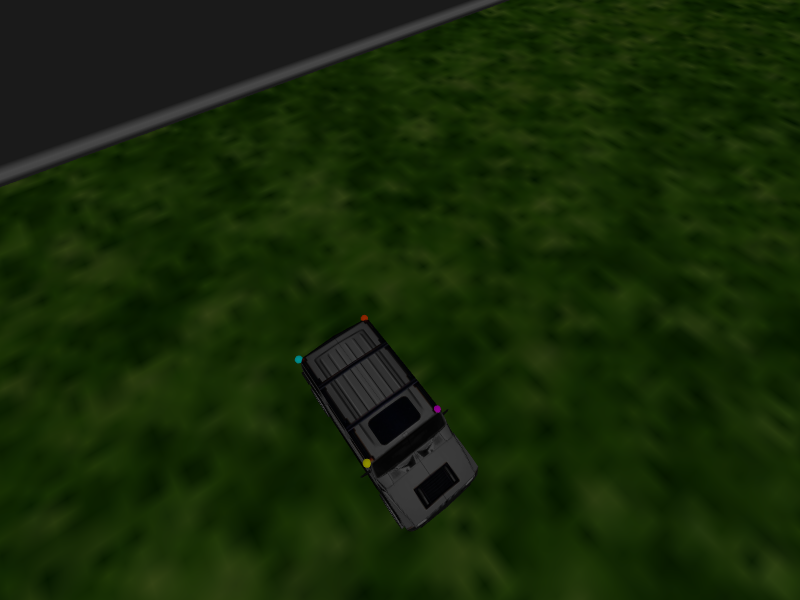
#> input picture images/image_0.png, 800 x 600 px; its folder holds only this picture in this run
$ python image_transformation.py
#> lines starting #> are read from the running program, lines starting #| are printed output that depends on the picture; after the words box and inside, x2 and y2 are one past the last pixel; in counts of white or black regions, pixels touching at a corner belong together
import cv2
import numpy as np
#pip install pillow if you don't have it
import os
import yolov11

#There is a problem with the yellow door showing up as a yellow point, might need to change the yellow color to orange


# Load the image
def patch_overlay(image_path, patch_path):
#> called with image_path = 'images/image_0.png', patch_path = 'patch.jpg'
    image = cv2.imread(image_path)
#> image is the input picture: shape (600, 800, 3); mean B, G, R 8.1, 40.3, 22.6
    hsv_image = cv2.cvtColor(image, cv2.COLOR_BGR2HSV)
#> hsv_image: shape (600, 800, 3); mean H, S, V 41.3, 199.5, 40.3

    # Define color ranges for each sphere
    # Magenta color range for top-left corner
    lower_magenta = np.array([140, 50, 50])
    upper_magenta = np.array([160, 255, 255])

    # Yellow color range for top-right corner
    lower_yellow = np.array([20, 100, 100])
    upper_yellow = np.array([30, 255, 255])

    # Cyan color range for bottom-right corner
    lower_cyan = np.array([80, 100, 100])
    upper_cyan = np.array([100, 255, 255])

    # Red color range for bottom-left corner (two ranges for red due to HSV wrap-around)
    lower_red1 = np.array([0, 100, 100])
    upper_red1 = np.array([10, 255, 255])
    lower_red2 = np.array([170, 100, 100])
    upper_red2 = np.array([180, 255, 255])

    #Create list for points

    points = []

    # Function to detect and mark points based on color range
    def detect_color_points(hsv_image, lower_range, upper_range, image, color_name):
#> called with lower_range = array of shape (3,), upper_range = array of shape (3,), color_name = 'Magenta'
        mask = cv2.inRange(hsv_image, lower_range, upper_range)
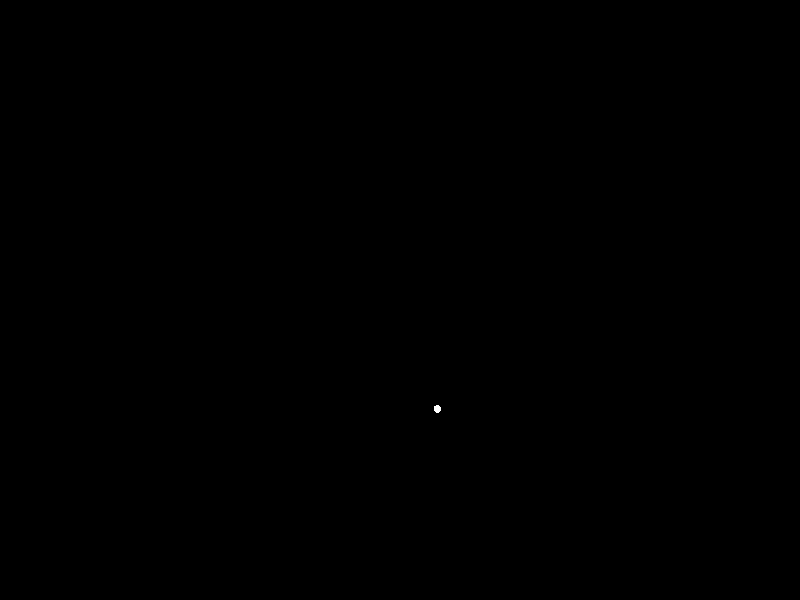
#> mask: shape (600, 800); 0.01% white; 1 white region
        contours, _ = cv2.findContours(mask, cv2.RETR_EXTERNAL, cv2.CHAIN_APPROX_SIMPLE)
#> contours = 1 contour; box (x1, y1, x2, y2) and area: (434, 405, 441, 413) 34
        for contour in contours:
            x, y, w, h = cv2.boundingRect(contour)
            center_x = x + w // 2
            center_y = y + h // 2
            print(f"{color_name} point detected at: ({center_x}, {center_y})")
            points.append((center_x, center_y))
#> this loop made 1 pass
#> (x, y, w, h, center_x, center_y) on pass 1: (434, 405, 7, 8, 437, 409)
#| Magenta point detected at: (437, 409)
#> after the loop, points = [(437, 409)]
            #cv2.circle(image, (center_x, center_y), 5, (0, 255, 0), -1)

    # Detect each color
    detect_color_points(hsv_image, lower_magenta, upper_magenta, image, "Magenta")
    detect_color_points(hsv_image, lower_yellow, upper_yellow, image, "Yellow")
#> in detect_color_points (call 2), `mask = cv2.inRange(hsv_image, lower_range, upper_range)`: mask: shape (600, 800); 0.01% white; 1 white region
#> in detect_color_points (call 2), `contours, _ = cv2.findContours(mask, cv2.RETR_EXTERNAL, cv2.CHAIN_APPR..`: contours = 1 contour; box (x1, y1, x2, y2) and area: (363, 459, 371, 468) 44
#> the loop in detect_color_points (call 2), `for contour in contours:` made 1 pass
#> (x, y, w, h, center_x, center_y) on pass 1: (363, 459, 8, 9, 367, 463)
#| Yellow point detected at: (367, 463)
    detect_color_points(hsv_image, lower_cyan, upper_cyan, image, "Cyan")
#> in detect_color_points (call 3), `mask = cv2.inRange(hsv_image, lower_range, upper_range)`: mask: shape (600, 800); 0.01% white; 1 white region
#> in detect_color_points (call 3), `contours, _ = cv2.findContours(mask, cv2.RETR_EXTERNAL, cv2.CHAIN_APPR..`: contours = 1 contour; box (x1, y1, x2, y2) and area: (295, 356, 302, 363) 32
    detect_color_points(hsv_image, lower_red1, upper_red1, image, "Red")
#> in detect_color_points (call 4), `mask = cv2.inRange(hsv_image, lower_range, upper_range)`: mask: shape (600, 800); 0.01% white; 1 white region
#> in detect_color_points (call 4), `contours, _ = cv2.findContours(mask, cv2.RETR_EXTERNAL, cv2.CHAIN_APPR..`: contours = 1 contour; box (x1, y1, x2, y2) and area: (361, 315, 368, 321) 20

    print(points)
#| [(437, 409), (367, 463), (298, 359), (364, 318)]

    if len(points) == 4:
        #Load overlay image
        overlay_img = cv2.imread(patch_path) # Replace with path to overlay image
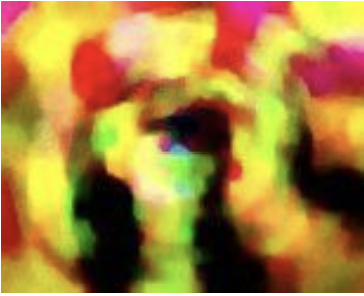
#> input picture patch.jpg, 364 x 296 px
#> overlay_img is the input picture: shape (296, 364, 3); mean B, G, R 60.3, 130.1, 166

        #Dimension of overlay image in original format
        src_pts = np.array([[0, 0], [overlay_img.shape[1], 0], [overlay_img.shape[1], overlay_img.shape[0]], [0, overlay_img.shape[0]]], dtype = np.float32)
#> src_pts = [[0, 0], [364, 0], [364, 296], [0, 296]]

        #Dimensions of points on base image that we want to transform the overlay image onto

        #Later on, we can adjust the points to be smaller than the size of the entire car roof for a more accurate representation of what we want to do.
        dst_pts = np.array(points, dtype=np.float32)
#> dst_pts = [[437, 409], [367, 463], [298, 359], [364, 318]]

        #Find the homography matrix between source and destination points
        H, _ = cv2.findHomography(src_pts, dst_pts)
#> H = [[-0.264, -0.08, 437], [0.0573, -0.162, 409], [-0.000197, 0.000458, 1]]

        #Using homography matrix, warps, the overlay image using the H matrix, based on the size of the base image
        warped_img = cv2.warpPerspective(overlay_img, H, (image.shape[1], image.shape[0]))


        #Here, we create a mask to overlay the image, and cut out the size of the overlay. Then we add the overlay on top and show it.
        gray_warped = cv2.cvtColor(warped_img, cv2.COLOR_BGR2GRAY)
        _, mask = cv2.threshold(gray_warped, 1, 255, cv2.THRESH_BINARY)
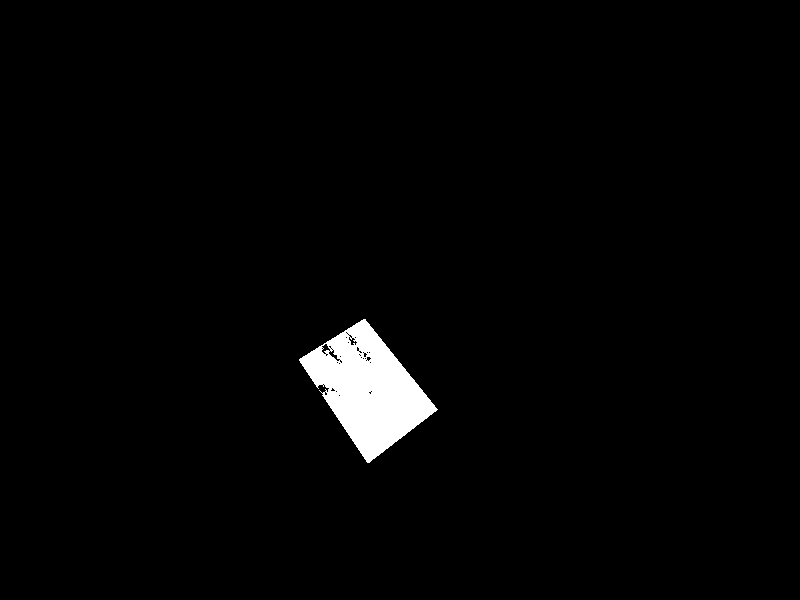
#> mask: shape (600, 800); 2% white; 1 white region, box (x1, y1, x2, y2) and area: (299, 319, 438, 463) 9818

        mask_inv = cv2.bitwise_not(mask)
        base_img_bg = cv2.bitwise_and(image, image, mask=mask_inv)
        final_img = cv2.add(base_img_bg, warped_img)

        print(H)
#| [[-2.64495847e-01 -8.00441807e-02  4.37000000e+02]
#|  [ 5.72804890e-02 -1.61905987e-01  4.09000000e+02]
#|  [-1.96697968e-04  4.57630332e-04  1.00000000e+00]]

        #Write homography matrix and pixels to a csv or other type of file

        cv2.imshow('Final Image', final_img)
        cv2.waitKey(0)
        cv2.destroyAllWindows()
    else:
        print(f"Inconsistent points for {image_path}")

    # Display the result
    #cv2.imshow('Detected Points', image)
    #cv2.waitKey(0)
    #cv2.destroyAllWindows()

def process_images(img_folder, patch_path):
    for filename in os.listdir(img_folder):
        if filename.endswith('.png'):
            file_path = os.path.join(img_folder, filename)
            patch_overlay(file_path, patch_path)

# Testing

# Replace 'images' with your images folder, and 'patch.jpg' with the patch image
process_images('images', 'patch.jpg')

# patch_overlay('image_0.png', 'patch.jpg')
# patch_overlay('image_1.png', 'patch.jpg')
# patch_overlay('image_2.png', 'patch.jpg')
